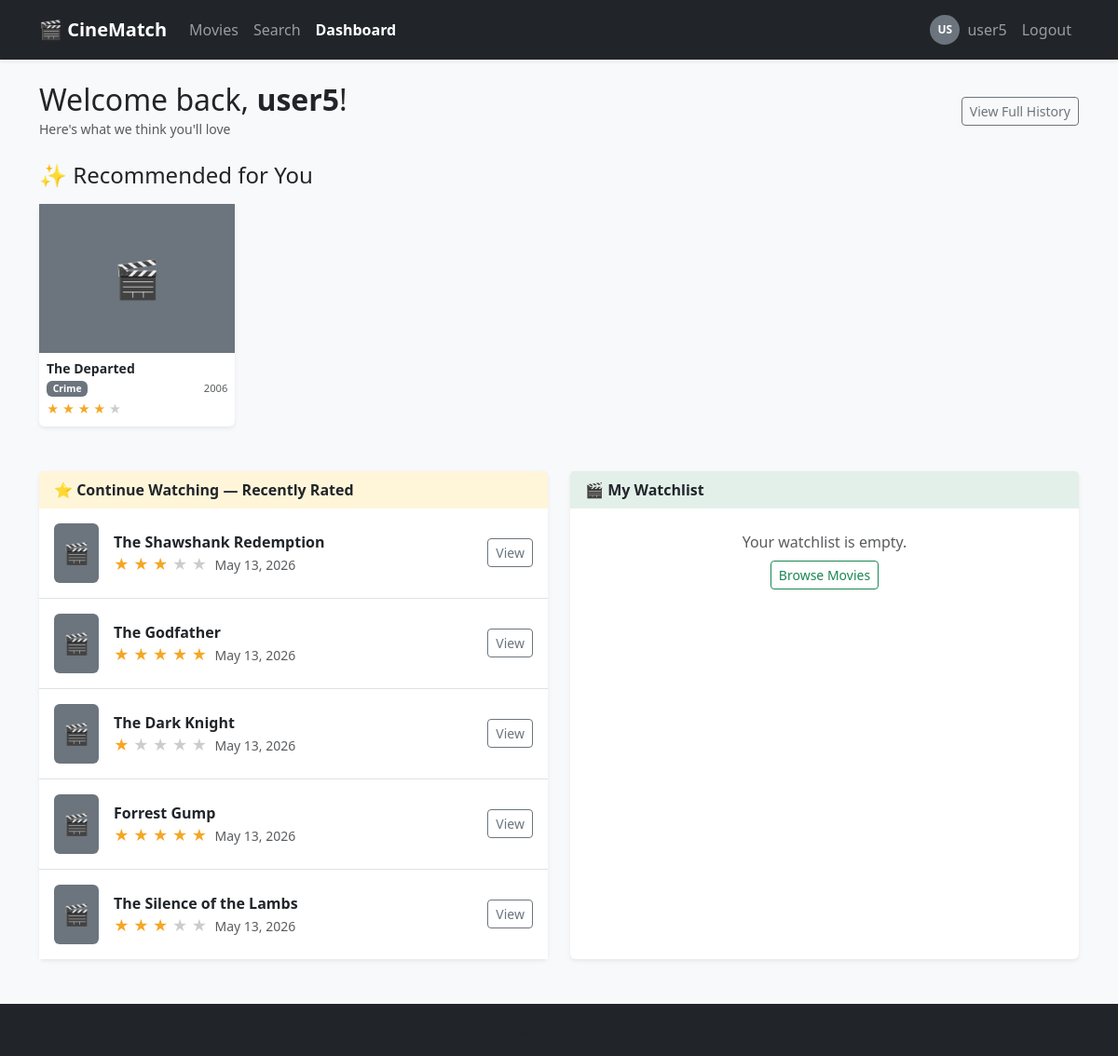
Screenshot of /dashboard/ (signed in) with the database file from the repository.
### app/models.py (models this page shows, shortened)
class User(UserMixin, db.Model):
    __tablename__ = 'users'
    id            = db.Column(db.Integer, primary_key=True)
    username      = db.Column(db.String(80), unique=True, nullable=False)
    email         = db.Column(db.String(120), unique=True, nullable=False)
    password_hash = db.Column(db.String(256), nullable=False)
    created_at    = db.Column(db.DateTime, default=datetime.utcnow)
    ratings         = db.relationship('Rating', backref='user', lazy=True)
    watchlist       = db.relationship('Watchlist', backref='user', lazy=True)
    events          = db.relationship('EventLog', backref='user', lazy=True)
    recommendations = db.relationship('Recommendation', backref='user', lazy=True)

class Recommendation(db.Model):
    __tablename__ = 'recommendations'
    id           = db.Column(db.Integer, primary_key=True)
    user_id      = db.Column(db.Integer, db.ForeignKey('users.id'), nullable=False)
    movie_id     = db.Column(db.Integer, db.ForeignKey('movies.id'), nullable=False)
    score        = db.Column(db.Float)     # ML-ի վստահության գնահատական
    generated_at = db.Column(db.DateTime, default=datetime.utcnow)

class Movie(db.Model):
    __tablename__ = 'movies'
    id          = db.Column(db.Integer, primary_key=True)
    title       = db.Column(db.String(200), nullable=False)
    genre       = db.Column(db.String(100))
    year        = db.Column(db.Integer)
    director    = db.Column(db.String(100))
    description = db.Column(db.Text)
    poster_url  = db.Column(db.String(300))
    avg_rating  = db.Column(db.Float, default=0.0)
    ratings         = db.relationship('Rating', backref='movie', lazy=True)
    watchlist_items = db.relationship('Watchlist', backref='movie', lazy=True)
    recommendations = db.relationship('Recommendation', backref='movie', lazy=True)

class Rating(db.Model):
    __tablename__ = 'ratings'
    id       = db.Column(db.Integer, primary_key=True)
    user_id  = db.Column(db.Integer, db.ForeignKey('users.id'), nullable=False)
    movie_id = db.Column(db.Integer, db.ForeignKey('movies.id'), nullable=False)
    score    = db.Column(db.Integer, nullable=False)   # 1-5
    rated_at = db.Column(db.DateTime, default=datetime.utcnow)
    __table_args__ = (
        db.UniqueConstraint('user_id', 'movie_id', name='unique_user_movie_rating'),
    )

### app/routes/dashboard.py (the view)
@dashboard_bp.route('/')
@login_required
def index():
    recommendations = (Recommendation.query
                       .filter_by(user_id=current_user.id)
                       .order_by(Recommendation.score.desc())
                       .limit(10)
                       .all())
    recent_ratings = (Rating.query
                      .filter_by(user_id=current_user.id)
                      .order_by(Rating.rated_at.desc())
                      .limit(5)
                      .all())
    watchlist = (Watchlist.query
                 .filter_by(user_id=current_user.id)
                 .order_by(Watchlist.added_at.desc())
                 .limit(5)
                 .all())
    return render_template('dashboard/index.html',
                           recommendations=recommendations,
                           recent_ratings=recent_ratings,
                           watchlist=watchlist)

### app/__init__.py (called while the page is built)
@login_manager.user_loader
def load_user(user_id):
    from app.models import User
    return User.query.get(int(user_id))

### app/templates/dashboard/index.html (shortened to what this page needs)
{% extends 'base.html' %}
{% block content %}
<div class="d-flex justify-content-between align-items-center mb-4">
    <div>
        <h2 class="mb-0">Welcome back, <strong>{{ current_user.username }}</strong>!</h2>
        <small class="text-muted">Here's what we think you'll love</small>
    </div>
    <a href="{{ url_for('dashboard.profile') }}" class="btn btn-outline-secondary btn-sm">
        View Full History
    </a>
</div>
<section class="mb-5">
    <h4 class="mb-3">&#10024; Recommended for You</h4>
    {% if recommendations %}
    <div class="row row-cols-2 row-cols-sm-3 row-cols-md-4 row-cols-lg-5 g-3">
        {% for rec in recommendations %}
        <div class="col">
            <a href="{{ url_for('movies.detail', id=rec.movie_id) }}"
               class="text-decoration-none text-dark">
                <div class="card h-100 shadow-sm border-0 rec-card">
                    {% if rec.movie.poster_url %}
                    <img src="{{ rec.movie.poster_url }}" class="card-img-top"
                         alt="{{ rec.movie.title }}" style="height:160px;object-fit:cover;">
                    {% else %}
                    <div class="d-flex align-items-center justify-content-center bg-secondary text-white"
                         style="height:160px;font-size:2.5rem;">&#127916;</div>
                    {% endif %}
                    <div class="card-body p-2">
                        <p class="card-title fw-semibold mb-1 small lh-sm">{{ rec.movie.title }}</p>
                        <div class="d-flex justify-content-between align-items-center mb-1">
                            <span class="badge bg-secondary" style="font-size:0.65rem;">{{ rec.movie.genre }}</span>
                            <span class="text-muted" style="font-size:0.7rem;">{{ rec.movie.year }}</span>
                        </div>
                        {% if rec.movie.avg_rating %}
                        <div style="font-size:0.8rem;">
                            {% for i in range(1, 6) %}
                                {% if rec.movie.avg_rating >= i - 0.5 %}
                                <span class="star-on">&#9733;</span>
                                {% else %}
                                <span class="star-off">&#9733;</span>
                                {% endif %}
                            {% endfor %}
                        </div>
                        {% endif %}
                    </div>
                </div>
            </a>
        </div>
        {% endfor %}
    </div>
    {% endif %}
</section>
<div class="row g-4">
    <div class="col-lg-6">
        <div class="card shadow-sm border-0 h-100">
            <div class="card-header fw-semibold border-0"
                 style="background:rgba(255,193,7,0.15);">
                &#11088; Continue Watching — Recently Rated
            </div>
            <div class="card-body p-0">
                {% if recent_ratings %}
                <ul class="list-group list-group-flush">
                    {% for r in recent_ratings %}
                    <li class="list-group-item d-flex align-items-center gap-3 py-3">
                        {% if r.movie.poster_url %}
                        <img src="{{ r.movie.poster_url }}" alt=""
                             style="width:48px;height:64px;object-fit:cover;border-radius:4px;flex-shrink:0;">
                        {% else %}
                        <div class="d-flex align-items-center justify-content-center bg-secondary text-white rounded"
                             style="width:48px;height:64px;font-size:1.4rem;flex-shrink:0;">&#127916;</div>
                        {% endif %}
                        <div class="flex-grow-1 overflow-hidden">
                            <a href="{{ url_for('movies.detail', id=r.movie_id) }}"
                               class="text-decoration-none text-dark fw-semibold d-block text-truncate">
                                {{ r.movie.title }}
                            </a>
                            <div>
                                {% for i in range(1, 6) %}
                                    {% if r.score >= i %}
                                    <span class="star-on">&#9733;</span>
                                    {% else %}
                                    <span class="star-off">&#9733;</span>
                                    {% endif %}
                                {% endfor %}
                                <span class="text-muted small ms-1">
                                    {{ r.rated_at.strftime('%b %d, %Y') }}
                                </span>
                            </div>
                        </div>
                        <a href="{{ url_for('movies.detail', id=r.movie_id) }}"
                           class="btn btn-sm btn-outline-secondary flex-shrink-0">View</a>
                    </li>
                    {% endfor %}
                </ul>
                {% else %}
                <div class="p-4 text-muted text-center">
                    <p class="mb-2">You haven't rated any movies yet.</p>
                    <a href="{{ url_for('movies.catalog') }}"
                       class="btn btn-sm btn-outline-warning">Browse Movies</a>
                </div>
                {% endif %}
            </div>
        </div>
    </div>
    <div class="col-lg-6">
        <div class="card shadow-sm border-0 h-100">
            <div class="card-header fw-semibold border-0"
                 style="background:rgba(25,135,84,0.12);">
                &#127916; My Watchlist
            </div>
            <div class="card-body p-0">
                {% if watchlist %}
                <ul class="list-group list-group-flush" id="watchlistItems">
                    {% for item in watchlist %}
                    <li class="list-group-item d-flex align-items-center gap-3 py-3"
                        id="wl-{{ item.movie_id }}">
                        {% if item.movie.poster_url %}
                        <img src="{{ item.movie.poster_url }}" alt=""
                             style="width:48px;height:64px;object-fit:cover;border-radius:4px;flex-shrink:0;">
                        {% else %}
                        <div class="d-flex align-items-center justify-content-center bg-secondary text-white rounded"
                             style="width:48px;height:64px;font-size:1.4rem;flex-shrink:0;">&#127916;</div>
                        {% endif %}
                        <div class="flex-grow-1 overflow-hidden">
                            <a href="{{ url_for('movies.detail', id=item.movie_id) }}"
                               class="text-decoration-none text-dark fw-semibold d-block text-truncate">
                                {{ item.movie.title }}
                            </a>
                            <small class="text-muted">
                                Added {{ item.added_at.strftime('%b %d, %Y') }}
                            </small>
                        </div>
                        <div class="d-flex flex-column gap-1 flex-shrink-0">
                            <a href="{{ url_for('movies.detail', id=item.movie_id) }}"
                               class="btn btn-sm btn-outline-primary">View</a>
                            <button class="btn btn-sm btn-outline-danger"
                                    onclick="removeWatchlist({{ item.movie_id }})">Remove</button>
                        </div>
                    </li>
                    {% endfor %}
                </ul>
                {% else %}
                <div class="p-4 text-muted text-center">
                    <p class="mb-2">Your watchlist is empty.</p>
                    <a href="{{ url_for('movies.catalog') }}"
                       class="btn btn-sm btn-outline-success">Browse Movies</a>
                </div>
                {% endif %}
            </div>
        </div>
    </div>
</div>
{% endblock %}

### app/templates/base.html (shortened to what this page needs)
<!DOCTYPE html>
<html lang="en">
<head>
    <link rel="stylesheet"
          href="https://cdn.jsdelivr.net/npm/bootstrap@5.3.3/dist/css/bootstrap.min.css">
</head>
<body>
<nav class="navbar navbar-expand-lg navbar-dark bg-dark shadow-sm">
    <div class="container">
        <a class="navbar-brand fw-bold" href="{{ url_for('movies.catalog') }}">&#127916; CineMatch</a>
        <div class="collapse navbar-collapse" id="mainNav">
            <ul class="navbar-nav me-auto mb-2 mb-lg-0">
                <li class="nav-item">
                    <a class="nav-link{% if request.endpoint == 'movies.catalog' %} active fw-semibold{% endif %}"
                       href="{{ url_for('movies.catalog') }}">Movies</a>
                </li>
                <li class="nav-item">
                    <a class="nav-link{% if request.endpoint == 'movies.search' %} active fw-semibold{% endif %}"
                       href="{{ url_for('movies.search') }}">Search</a>
                </li>
                {% if current_user.is_authenticated %}
                <li class="nav-item">
                    <a class="nav-link{% if request.endpoint and request.endpoint.startswith('dashboard.') %} active fw-semibold{% endif %}"
                       href="{{ url_for('dashboard.index') }}">Dashboard</a>
                </li>
                {% endif %}
            </ul>
            <ul class="navbar-nav ms-auto mb-2 mb-lg-0 align-items-lg-center">
                {% if current_user.is_authenticated %}
                <li class="nav-item">
                    <a class="nav-link d-flex align-items-center gap-2{% if request.endpoint == 'dashboard.profile' %} active fw-semibold{% endif %}"
                       href="{{ url_for('dashboard.profile') }}">
                        <span class="avatar">{{ current_user.username[:2] }}</span>
                        <span>{{ current_user.username }}</span>
                    </a>
                </li>
                <li class="nav-item">
                    <a class="nav-link" href="{{ url_for('auth.logout') }}">Logout</a>
                </li>
                {% endif %}
            </ul>
        </div>
    </div>
</nav>
<div class="container mt-4">
    {% block content %}{% endblock %}
</div>
<footer class="mt-5 py-3 bg-dark text-center">
    <span class="text-muted small">CineMatch &copy; 2026</span>
</footer>
</body>
</html>

### app/templates/base.html (style rules this page uses)
body { background: #f8f9fa; }
.avatar { width: 32px; height: 32px; border-radius: 50%; background: #6c757d; color: #fff; display: inline-flex; align-items: center; justify-content: center; font-size: 12px; font-weight: 700; text-transform: uppercase; flex-shrink: 0; }
.star-on { color: #f5a623; }
.star-off { color: #ccc; }

### app/templates/dashboard/index.html (style rules this page uses)
.rec-card { transition: transform 0.2s, box-shadow 0.2s; }

### rows the page displays
User: username "US", username "user5"
Recommendation: movie "The Departed", movie.genre "Crime", movie.year "2006"
Rating: movie "The Shawshank Redemption", score 3 (drawn), rated_at "May 13, 2026"
Rating: movie "The Godfather", score 5 (drawn), rated_at "May 13, 2026"
Rating: movie "The Dark Knight", score 1 (drawn), rated_at "May 13, 2026"
Rating: movie "Forrest Gump", score 5 (drawn), rated_at "May 13, 2026"
Rating: movie "The Silence of the Lambs", score 3 (drawn), rated_at "May 13, 2026"
